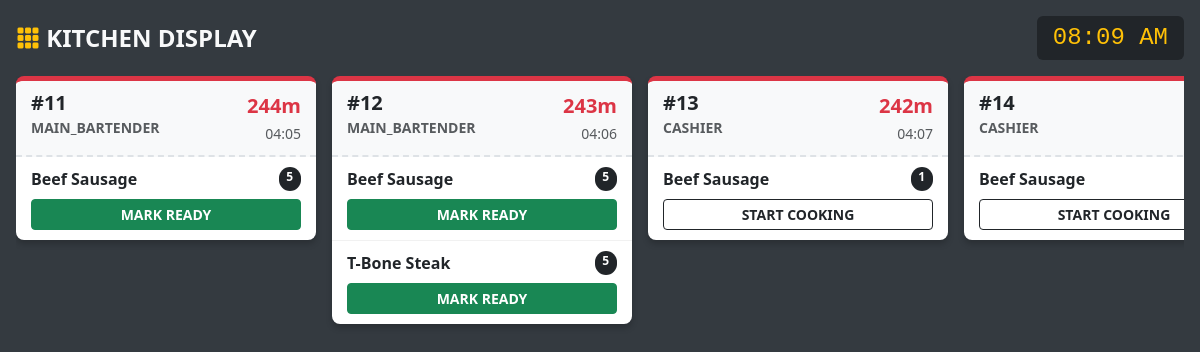
Page /index.php?page=kds (signed in) on the committed database.
### tables this page shows
CREATE TABLE `sale_items` (
  `id` int NOT NULL AUTO_INCREMENT,
  `sale_id` int NOT NULL,
  `product_id` int NOT NULL,
  `quantity` int NOT NULL,
  `price_at_sale` decimal(10,2) NOT NULL,
  `cost_at_sale` decimal(10,2) DEFAULT '0.00',
  `status` enum('pending','cooking','ready','served') DEFAULT 'pending',
  PRIMARY KEY (`id`),
  KEY `sale_id` (`sale_id`),
  KEY `product_id` (`product_id`),
  CONSTRAINT `sale_items_ibfk_1` FOREIGN KEY (`sale_id`) REFERENCES `sales` (`id`) ON DELETE CASCADE,
  CONSTRAINT `sale_items_ibfk_2` FOREIGN KEY (`product_id`) REFERENCES `products` (`id`)
);

CREATE TABLE `sales` (
  `id` int NOT NULL AUTO_INCREMENT,
  `location_id` int NOT NULL,
  `user_id` int NOT NULL,
  `shift_id` int DEFAULT NULL,
  `total_amount` decimal(10,2) NOT NULL,
  `discount` decimal(10,2) DEFAULT '0.00',
  `total_tax` decimal(10,2) DEFAULT '0.00',
  `tip` decimal(10,2) DEFAULT '0.00',
  `final_total` decimal(10,2) DEFAULT '0.00',
  `payment_method` enum('cash','card','mobile_money') DEFAULT 'cash',
  `status` enum('completed','refund_requested','refunded','partially_refunded') DEFAULT 'completed',
  `created_at` timestamp NULL DEFAULT CURRENT_TIMESTAMP,
  PRIMARY KEY (`id`),
  KEY `location_id` (`location_id`),
  KEY `user_id` (`user_id`),
  CONSTRAINT `sales_ibfk_1` FOREIGN KEY (`location_id`) REFERENCES `locations` (`id`),
  CONSTRAINT `sales_ibfk_2` FOREIGN KEY (`user_id`) REFERENCES `users` (`id`)
);

CREATE TABLE `users` (
  `id` int NOT NULL AUTO_INCREMENT,
  `username` varchar(50) NOT NULL,
  `full_name` varchar(100) DEFAULT NULL,
  `password_hash` varchar(255) NOT NULL,
  `role` enum('admin','manager','cashier','dev','chef','waiter','head_chef','bartender') NOT NULL DEFAULT 'cashier',
  `location_id` int DEFAULT NULL,
  `created_at` timestamp NULL DEFAULT CURRENT_TIMESTAMP,
  `force_password_change` tinyint(1) DEFAULT '0',
  PRIMARY KEY (`id`),
  UNIQUE KEY `username` (`username`),
  KEY `location_id` (`location_id`),
  CONSTRAINT `users_ibfk_1` FOREIGN KEY (`location_id`) REFERENCES `locations` (`id`) ON DELETE SET NULL
);

CREATE TABLE `products` (
  `id` int NOT NULL AUTO_INCREMENT,
  `name` varchar(100) NOT NULL,
  `sku` varchar(50) DEFAULT NULL,
  `price` decimal(10,2) DEFAULT '0.00',
  `cost_price` decimal(10,2) DEFAULT '0.00',
  `unit` varchar(20) DEFAULT 'unit',
  `category_id` int DEFAULT NULL,
  `is_active` tinyint(1) DEFAULT '1',
  PRIMARY KEY (`id`),
  UNIQUE KEY `sku` (`sku`),
  KEY `category_id` (`category_id`),
  CONSTRAINT `products_ibfk_1` FOREIGN KEY (`category_id`) REFERENCES `categories` (`id`) ON DELETE SET NULL
);

### src/kds.php (called while the page is built, shortened)
<?php
$sql = "
    SELECT s.id as sale_id, s.created_at, u.username as server,
           si.id as item_id, si.quantity, si.status, p.name as product_name
    FROM sale_items si
    JOIN sales s ON si.sale_id = s.id
    JOIN products p ON si.product_id = p.id
    JOIN users u ON s.user_id = u.id
    WHERE si.status IN ('pending', 'cooking')
    ORDER BY s.created_at ASC
";
$rows = $pdo->query($sql)->fetchAll();
$orders = [];
foreach ($rows as $r) {
    $saleId = $r['sale_id'];
    if (!isset($orders[$saleId])) {
        $orders[$saleId] = [
            'id' => $saleId,
            'time' => $r['created_at'],
            'waiter' => $r['server'],
            'items' => []
        ];
    }
    $orders[$saleId]['items'][] = [
        'id' => $r['item_id'],
        'name' => $r['product_name'],
        'qty' => $r['quantity'],
        'status' => $r['status']
    ];
}
?>

### templates/kds.php (the view, shortened to what this page needs)
<!DOCTYPE html>
<html lang="en">
<head>
    <link href="https://cdn.jsdelivr.net/npm/bootstrap@5.3.0/dist/css/bootstrap.min.css" rel="stylesheet">
    <link rel="stylesheet" href="https://cdn.jsdelivr.net/npm/bootstrap-icons@1.10.5/font/bootstrap-icons.css">
</head>
<body class="d-flex flex-column p-3 vh-100">
    <div class="d-flex justify-content-between align-items-center mb-3">
        <h4 class="m-0 fw-bold"><i class="bi bi-grid-3x3-gap-fill text-warning"></i> KITCHEN DISPLAY</h4>
        <div class="fs-4 font-monospace bg-dark px-3 py-1 rounded text-warning" id="clock"><?= date('H:i') ?></div>
    </div>
    <div class="d-flex flex-nowrap overflow-auto gap-3 h-100 pb-2 align-items-start">
        <?php foreach ($orders as $order): ?>
        <?php
            $mins = round((time() - strtotime($order['time'])) / 60);
            $timerClass = ($mins > 20) ? 'timer-danger' : (($mins > 10) ? 'timer-warn' : 'timer-safe');
            $borderClass = ($mins > 20) ? 'border-danger' : (($mins > 10) ? 'border-warning' : 'border-secondary');
        ?>
        <div style="min-width: 300px; max-width: 300px;">
            <div class="ticket-card d-flex flex-column" style="border-top-color: var(--bs-<?= explode('-', $borderClass)[1] ?>);">
                <div class="ticket-header d-flex justify-content-between align-items-start">
                    <div>
                        <h5 class="m-0 fw-bold">#<?= $order['id'] ?></h5>
                        <small class="text-muted text-uppercase fw-bold"><?= htmlspecialchars($order['waiter']) ?></small>
                    </div>
                    <div class="text-end">
                        <div class="fs-5 fw-bold <?= $timerClass ?>"><?= $mins ?>m</div>
                        <small class="text-muted"><?= date('H:i', strtotime($order['time'])) ?></small>
                    </div>
                </div>
                <div class="ticket-body">
                    <?php foreach ($order['items'] as $item): ?>
                    <div class="ticket-item">
                        <div class="d-flex justify-content-between mb-2">
                            <span class="fw-bold"><?= htmlspecialchars($item['name']) ?></span>
                            <span class="badge bg-dark rounded-pill"><?= $item['qty'] ?></span>
                        </div>
                        <?php if ($item['status'] === 'pending'): ?>
                            <button onclick="updateStatus(<?= $item['id'] ?>, 'cooking', this)" class="btn btn-sm btn-outline-dark btn-action">START COOKING</button>
                        <?php elseif ($item['status'] === 'cooking'): ?>
                            <button onclick="updateStatus(<?= $item['id'] ?>, 'ready', this)" class="btn btn-sm btn-success btn-action text-white">MARK READY</button>
                        <?php endif; ?>
                    </div>
                    <?php endforeach; ?>
                </div>
            </div>
        </div>
        <?php endforeach; ?>
    </div>
</body>
</html>

### templates/kds.php (style rules this page uses)
body { background-color: #343a40; color: #f8f9fa; font-family: 'Segoe UI', Tahoma, Geneva, Verdana, sans-serif; }
.ticket-card { background-color: #ffffff; color: #212529; border-radius: 8px; border-top: 5px solid #6c757d; box-shadow: 0 4px 6px rgba(0,0,0,0.2); }
.ticket-header { background-color: #f8f9fa; border-bottom: 2px dashed #dee2e6; padding: 10px 15px; border-radius: 8px 8px 0 0; }
.ticket-body { max-height: 50vh; overflow-y: auto; padding: 0; }
.ticket-item { border-bottom: 1px solid #f1f1f1; padding: 10px 15px; }
.ticket-item:last-child { border-bottom: none; }
.btn-action { width: 100%; border-radius: 4px; font-weight: bold; }
.timer-danger { color: #dc3545; animation: pulse 2s infinite; }

### rows in the picture
sale_items: sale "11", users.username "MAIN_BARTENDER", sale.created_at "244", sale.created_at "04:05", product.name "Beef Sausage", quantity "5"
sale_items: product.name "Beef Sausage", quantity "5"
sale_items: product.name "T-Bone Steak", quantity "5"
sale_items: sale "13", users.username "CASHIER", sale.created_at "242", sale.created_at "04:07", name "Beef Sausage", qty "1"
sale_items: sale "14", users.username "CASHIER", name "Beef Sausage"

### other values in the picture
$order['id'] "12"
$order['waiter'] "MAIN_BARTENDER"
$mins "243"
date('H:i', strtotime($order['time'])) "04:06"
